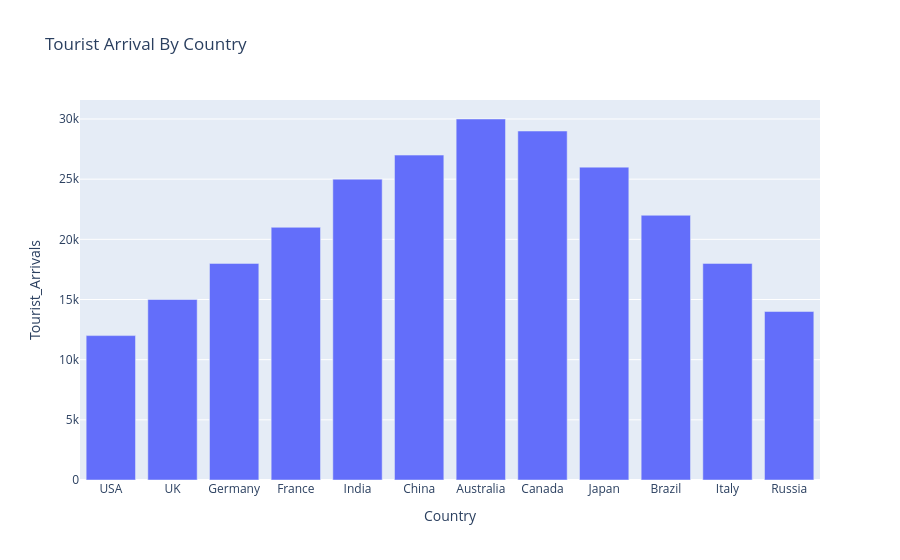

The notebook cell this image was saved under:
### Markdown cell above
## Tourist Arrival By Country

### Code cell
fig = px.bar(data_frame=df,x='Country',y='Tourist_Arrivals',title='Tourist Arrival By Country')
fig.show()

### Figure 1 — Plotly figure (JSON) as saved in the notebook; plotly's stock layout.template omitted (floating-point values rounded to 4 significant figures)
{"data": [{"hovertemplate": "Country=%{x}<br>Tourist_Arrivals=%{y}<extra></extra>", "legendgroup": "", "marker": {"color": "#636efa", "pattern": {"shape": ""}}, "name": "", "orientation": "v", "showlegend": false, "textposition": "auto", "type": "bar", "x": ["USA", "UK", "Germany", "France", "India", "China", "Australia", "Canada", "Japan", "Brazil", "Italy", "Russia"], "xaxis": "x", "y": [12000, 15000, 18000, 21000, 25000, 27000, 30000, 29000, 26000, 22000, 18000, 14000], "yaxis": "y"}], "layout": {"barmode": "relative", "legend": {"tracegroupgap": 0}, "title": {"text": "Tourist Arrival By Country"}, "xaxis": {"anchor": "y", "domain": [0, 1], "title": {"text": "Country"}}, "yaxis": {"anchor": "x", "domain": [0, 1], "title": {"text": "Tourist_Arrivals"}}}}
